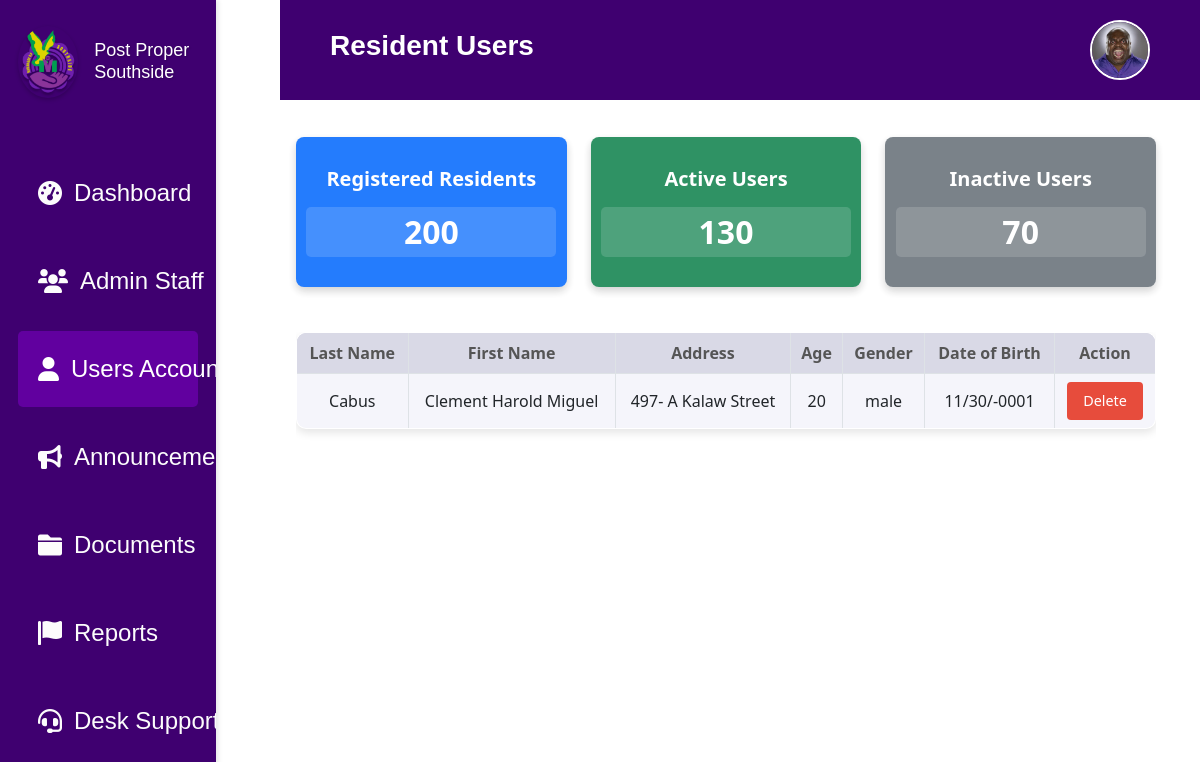
Page /users.php (signed in) on the earlier database version.
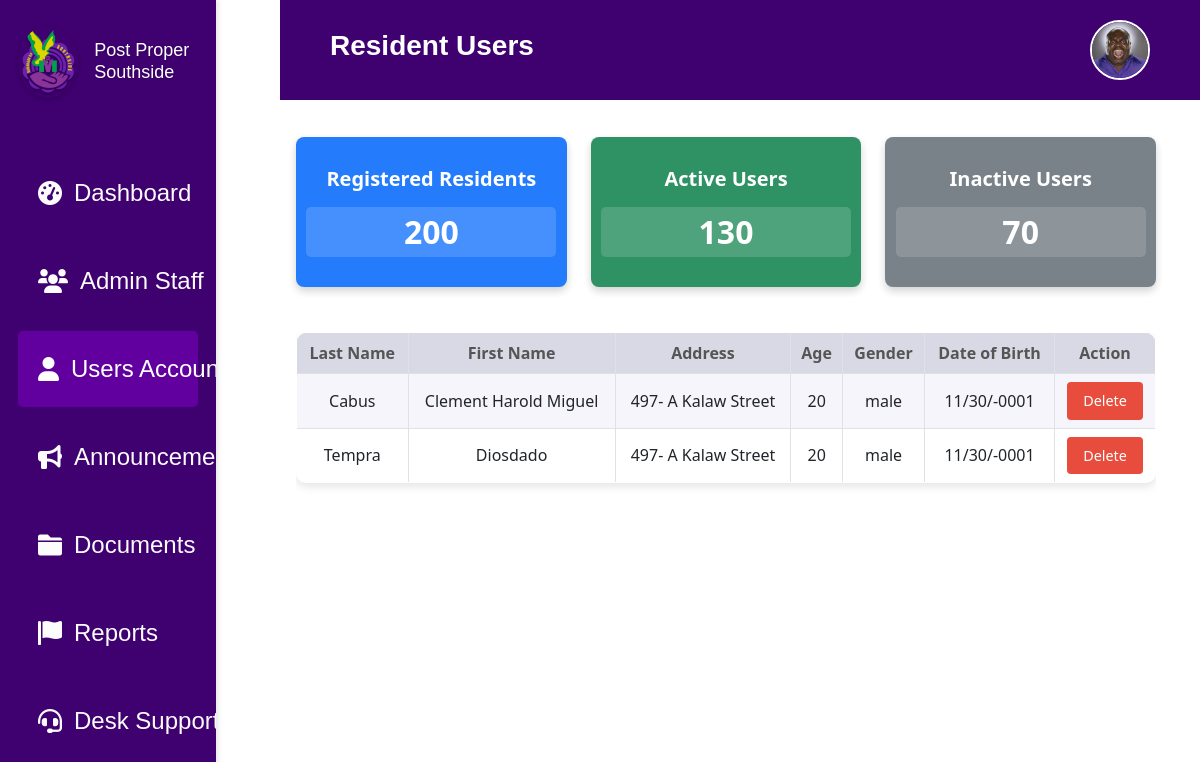
Same page on the later database version.
### tables this page shows
CREATE TABLE `user_accounts` (
  `id` int(11) NOT NULL,
  `firstName` varchar(50) NOT NULL,
  `lastName` varchar(50) NOT NULL,
  `username` varchar(50) NOT NULL,
  `age` int(11) DEFAULT NULL,
  `gender` enum('male','female') NOT NULL,
  `adrHouseNo` varchar(10) DEFAULT NULL,
  `adrZone` varchar(20) DEFAULT NULL,
  `adrStreet` varchar(100) DEFAULT NULL,
  `birthday` date DEFAULT NULL,
  `password` varchar(255) NOT NULL
);

### users.php (the view, shortened to what this page needs)
<?php
include 'db.php';
try {
    $sql = "SELECT id, firstName, lastName, age, gender, adrHouseNo, adrZone, adrStreet, birthday FROM user_accounts";
    $stmt = $conn->prepare($sql);
    $stmt->execute();
    $users = $stmt->fetchAll(PDO::FETCH_ASSOC);
} catch (PDOException $e) {
    echo "Error: " . $e->getMessage();
    exit;
}
?>
<!DOCTYPE html>
<html lang="en">
<head>
    <link rel="stylesheet" href="css/Users.css">
    <link rel="stylesheet" href="https://cdn.jsdelivr.net/npm/bootstrap@5.0.2/dist/css/bootstrap.min.css">
</head>
<body>
<?php
    $pageTitle = "Resident Users";
    include 'header.php';
    include 'sidebar.php';
?>
<div class="main-content">
    <div class="container" style="margin-top: 5px;">
        <div class="row justify-content-center" style="margin-bottom: 45px;">
            <div class="col-md-4">
                <div class="stat-box bg-primary text-center py-3">
                    <h4>Registered Residents</h4>
                    <div class="stat-number">200</div>
                </div>
            </div>
            <div class="col-md-4">
                <div class="stat-box bg-success text-center py-3">
                    <h4>Active Users</h4>
                    <div class="stat-number">130</div>
                </div>
            </div>
            <div class="col-md-4">
                <div class="stat-box bg-secondary text-center py-3">
                    <h4>Inactive Users</h4>
                    <div class="stat-number">70</div>
                </div>
            </div>
        </div>
        <div class="table-responsive" style="margin-left:">
            <table class="table table-bordered text-center align-middle">
                <thead style="background-color: #D9D9E6;">
                    <tr>
                        <th>Last Name</th>
                        <th>First Name</th>
                        <th>Address</th>
                        <th>Age</th>
                        <th>Gender</th>
                        <th>Date of Birth</th>
                        <th>Action</th>
                    </tr>
                </thead>
                <tbody>
                    <?php foreach ($users as $user): ?>
                    <tr style="background-color: <?php echo ($user['id'] % 2 == 0) ? '#FFFFFF' : '#F5F5FB'; ?>;">
                        <td><?php echo htmlspecialchars($user['lastName']); ?></td>
                        <td><?php echo htmlspecialchars($user['firstName']); ?></td>
                        <td>
                            <?php
                                echo htmlspecialchars($user['adrHouseNo']) . " " .
                                     htmlspecialchars($user['adrStreet']) . " " .
                                     htmlspecialchars($user['adrZone']);
                            ?>
                        </td>
                        <td><?php echo htmlspecialchars($user['age']); ?></td>
                        <td><?php echo htmlspecialchars($user['gender']); ?></td>
                        <td><?php echo date('m/d/Y', strtotime($user['birthday'])); ?></td>
                        <td><button class="btn btn-danger">Delete</button></td>
                    </tr>
                    <?php endforeach; ?>
                </tbody>
            </table>
        </div>
    </div>
</div>
</body>
</html>

### header.php (shortened to what this page needs)
<!DOCTYPE html>
<html lang="en">
<head>
    <link rel="stylesheet" href="css/header.css">
    <link href="https://cdn.jsdelivr.net/npm/bootstrap@5.0.2/dist/css/bootstrap.min.css" rel="stylesheet">
</head>
<body>
<?php
require 'db.php';
$pageTitle = isset($pageTitle) ? $pageTitle : "Default Title";
if (isset($_SESSION['loggedin']) && $_SESSION['loggedin'] === true && isset($_SESSION['admin_id'])) {
    $adminId = $_SESSION['admin_id'];
    $profileLink = "admin_profile.php";
    try {
        $sql = "SELECT profile_picture FROM admin_accounts WHERE id = ?";
        $stmt = $conn->prepare($sql);
        $stmt->execute([$adminId]);
        $admin = $stmt->fetch(PDO::FETCH_ASSOC);
        $profilePicture = !empty($admin['profile_picture']) ? $admin['profile_picture'] : 'assets/profile.jpg';
    } catch (PDOException $e) {
        echo "Error fetching profile picture: " . $e->getMessage();
        $profilePicture = 'assets/profile.jpg';
    }
} else {
    $profileLink = "splash.php";
    $profilePicture = 'assets/profile.jpg';
}
?>
<div class="header-container">
    <h1 class="page-title"><?php echo $pageTitle; ?></h1>
    <div class="account">
        <a href="<?php echo $profileLink; ?>" class="account-link">
            <img src="<?php echo $profilePicture; ?>" alt="Admin Profile" class="img-fluid rounded-circle account-icon">
        </a>
    </div>
</div>
</body>
</html>

### sidebar.php (shortened to what this page needs)
<!DOCTYPE html>
<html lang="en">
<head>
    <link rel="stylesheet" href="css/Sidebar.css">
    <link rel="stylesheet" href="https://cdnjs.cloudflare.com/ajax/libs/font-awesome/6.0.0-beta3/css/all.min.css">
</head>
<body>
<div class="sidebar">
    <div class="logo-section">
        <img src="assets/Southside.png" alt="Logo" class="logo">
            <h3 class="sidebar-title">Post Proper Southside</h3>
    </div>
    <?php
    $current_page = basename($_SERVER['PHP_SELF']);
    ?>
    <a href="dashboard.php" class="sidebar-link <?= $current_page == 'dashboard.php' ? 'active' : '' ?>">
        <i class="fas fa-tachometer-alt"></i> Dashboard
    </a>
    <a href="admin_staff.php" class="sidebar-link <?= $current_page == 'admin_staff.php' ? 'active' : '' ?>">
        <i class="fas fa-users"></i> Admin Staff
    </a>
    <a href="users.php" class="sidebar-link <?= $current_page == 'users.php' ? 'active' : '' ?>">
    <i class="fa-solid fa-user"></i> Users Account
    </a>
    <a href="announcement.php" class="sidebar-link <?= $current_page == 'announcement.php' ? 'active' : '' ?>">
        <i class="fas fa-bullhorn"></i> Announcement
    </a>
    <a href="documents.php" class="sidebar-link <?= $current_page == 'documents.php' ? 'active' : '' ?>">
        <i class="fas fa-folder"></i>Documents
    </a>
    <a href="reports.php" class="sidebar-link <?= $current_page == 'reports.php' ? 'active' : '' ?>">
        <i class="fas fa-flag"></i> Reports
    </a>
    <a href="desk_support.php" class="sidebar-link <?= $current_page == 'desk_support.php' ? 'active' : '' ?>">
        <i class="fas fa-headset"></i> Desk Support
    </a>
</div>
</body>
</html>

### css/Users.css (style rules this page uses)
.main-content { padding: 2rem; margin-left: 18vw; flex: 1; }
.stat-box { color: #ffffff; flex: 1; max-width: 20rem; height: 9.375rem; border-radius: 0.5rem; opacity: 0.9; display: flex; flex-direction: column; align-items: center; justify-content: center; box-shadow: 0 4px 8px rgba(0, 0, 0, 0.2); transition: transform 0.2s ease; }
.stat-box h4 { font-size: 1.25rem; font-weight: bold; margin-bottom: 0.5rem; }
.stat-number { font-size: 2rem; font-weight: bold; width: 15.625rem; height: 3.125rem; background: rgba(255, 255, 255, 0.1); display: inline-flex; align-items: center; justify-content: center; border-radius: 5px; margin-top: 0.5rem; background-color: rgba(255, 255, 255, 0.15); }
.table-responsive { display: flex; justify-content: center; padding-left: 0; padding-right: 0; }
.table { width: 100%; border: 1px solid #dcdcdc; border-radius: 10px; overflow: hidden; box-shadow: 0 4px 8px rgba(0, 0, 0, 0.1); }
.table thead th { font-weight: bold; color: #555; background-color: #d9d9e6; }
.table tbody tr:nth-child(odd) { background-color: #f5f5fb; }
.table tbody tr:nth-child(even) { background-color: #ffffff; }
.table tbody tr td button.btn-danger { padding: 0.5rem 1rem; font-size: 0.9rem; border-radius: 4px; background-color: #e74c3c; color: white; transition: background-color 0.2s ease; border: none; }

### css/header.css (style rules this page uses)
* { margin: 0; padding: 0; box-sizing: border-box; }
.header-container { background-color: #3f0070; padding: 20px 50px; margin-left: 35vh; text-align: left; position: relative; display: flex; justify-content: space-between; align-items: center; }
.page-title { font-size: 28px; color: #FFFFFF; font-weight: bold; font-family: 'Poppins', sans-serif; }
.account { display: flex; align-items: center; }
.account-link { display: inline-block; }
.account-icon { width: 3.75rem; height: auto; border-radius: 50%; aspect-ratio: 1 / 1; object-fit: cover; border: 0.125rem solid #FFFFFF; transition: transform 0.3s ease; }

### css/Sidebar.css (style rules this page uses)
.sidebar { background-color: #3f0070; width: 18vw; height: 100vh; padding: 2vh 1.5vw; position: fixed; top: 0; left: 0; box-shadow: 2px 0 5px rgba(0, 0, 0, 0.1); font-family: 'Poppins', sans-serif; overflow-y: auto; transition: width 0.3s ease; z-index: 1000; }
.sidebar-title { font-size: 1.125rem; color: white; text-align: left; font-family: 'Poppins', sans-serif; margin: 0; padding: 1.5rem 0; text-shadow: 1px 1px 2px rgba(0, 0, 0, 0.2); }
.logo-section { display: flex; align-items: center; margin-bottom: 3rem; border-radius: 7px; }
.logo { width: 4.5rem; height: 4.5rem; margin-right: 1rem; border-radius: 50%; box-shadow: 0 2px 4px rgba(0, 0, 0, 0.2); object-fit: cover; }
h3 { font-size: 1rem; font-family: 'Poppins', sans-serif; color: white; text-align: center; margin: 0; padding: 10px 0; text-shadow: 1px 1px 2px rgba(0, 0, 0, 0.2); }
.sidebar-link { display: flex; align-items: center; padding: 1.25rem; margin: 0.75rem 0; color: #FCFCFC; text-decoration: none; border-radius: 5px; background-color: transparent; transition: background-color 0.3s ease, color 0.3s ease; cursor: pointer; font-size: 1.5rem; font-family: 'Poppins', sans-serif; white-space: nowrap; }
.sidebar-link i { margin-right: 0.75rem; }
.sidebar-link.active { background-color: #61009F !important; color: #FFFFFF !important; }
.main-content { padding: 2rem; margin-left: 21vw; flex: 1; }

Differences in the rows shown:
added user_accounts: lastName "Tempra", firstName "Diosdado", adrHouseNo "497- A", adrStreet "Kalaw Street", age "20", gender "male", birthday "11/30/-0001"
